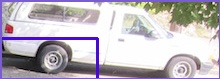
#> input picture dataset/0.jpg, 220 x 79 px; its folder holds only this picture in this run
$ python faces_train.py
#> lines starting #> are read from the running program, lines starting #| are printed output that depends on the picture
import os
import numpy as np
import cv2
from PIL import Image
import pickle # to save labels

BASE_DIR = os.path.dirname(os.path.abspath(__file__))

face_cascade = cv2.CascadeClassifier('cascade/data/haarcascade_frontalface_alt2.xml') #only front of a face

recognizer = cv2.face.LBPHFaceRecognizer_create()


image_dir = os.path.join(BASE_DIR, "dataset")
current_id = 0
labels_id = {} #dictionary
y_labels = []
x_train = []

for root, dirs, files in os.walk(image_dir):
	for file in files:
		if(file.endswith("png") or file.endswith("jpg")):
			path = os.path.join(root, file)
			label = os.path.basename(root).replace(" ","-").lower()
			#print(label)
			if label in labels_id:
				pass
			else:
				labels_id[label] = current_id
				current_id = current_id + 1

			id_ = labels_id[label]
			#print(labels_id)
			#y_labels.append(label)
			#x_train.append(path)
			pil_image = Image.open(path).convert("L") #python image library (L-> Grayscale xD)
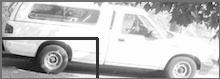
#> pil_image: PIL image 220x79 L; min 0, max 255, mean 187.1
			image_array =  np.array(pil_image, "uint8")
			#print(image_array)  #Every pixel into numbers
			faces = face_cascade.detectMultiScale(image_array, scaleFactor=1.5, minNeighbors=5)
#> faces = ()

			for (x, y, w, h) in faces:
				roi = image_array[y:y+h, x:x+w]
				x_train.append(roi)
				y_labels.append(id_)
#> this loop made 0 passes
#> after the loop, x_train = []; y_labels = []


#print(y_labels)
#print(x_train)


with open("labels.pickle",'wb') as f:
	pickle.dump(labels_id, f)

#> (the run stopped early here; a loop or call above may not have finished)

$ run again, on dataset/face1.jpg
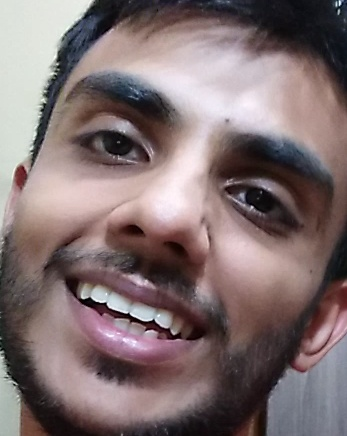
#> input picture dataset/face1.jpg, 347 x 436 px
#> `pil_image = Image.open(path).convert("L")`:
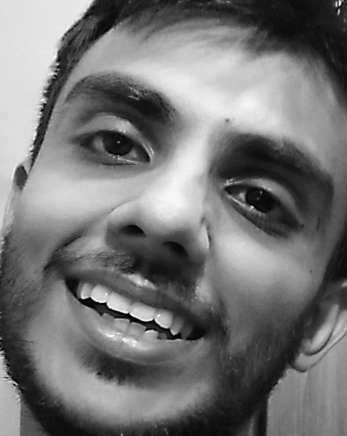
#> pil_image: PIL image 347x436 L; min 0, max 254, mean 116.9
#> faces = ()
#> after the loop `for (x, y, w, h) in faces:`: x_train = []

$ run again, on dataset/1.jpg
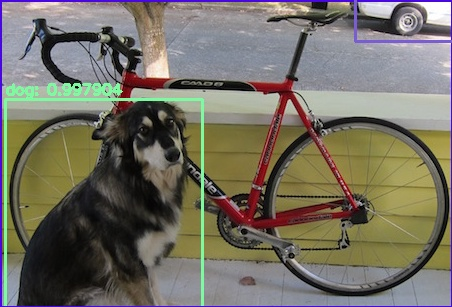
#> input picture dataset/1.jpg, 452 x 307 px
#> `pil_image = Image.open(path).convert("L")`:
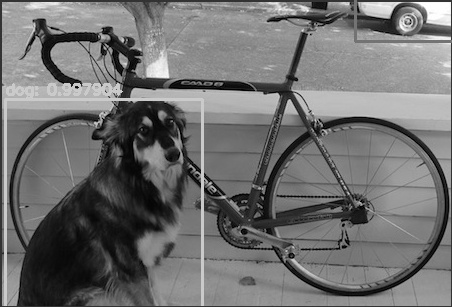
#> pil_image: PIL image 452x307 L; min 0, max 255, mean 112.1
#> faces = ()
#> after the loop `for (x, y, w, h) in faces:`: x_train = []
